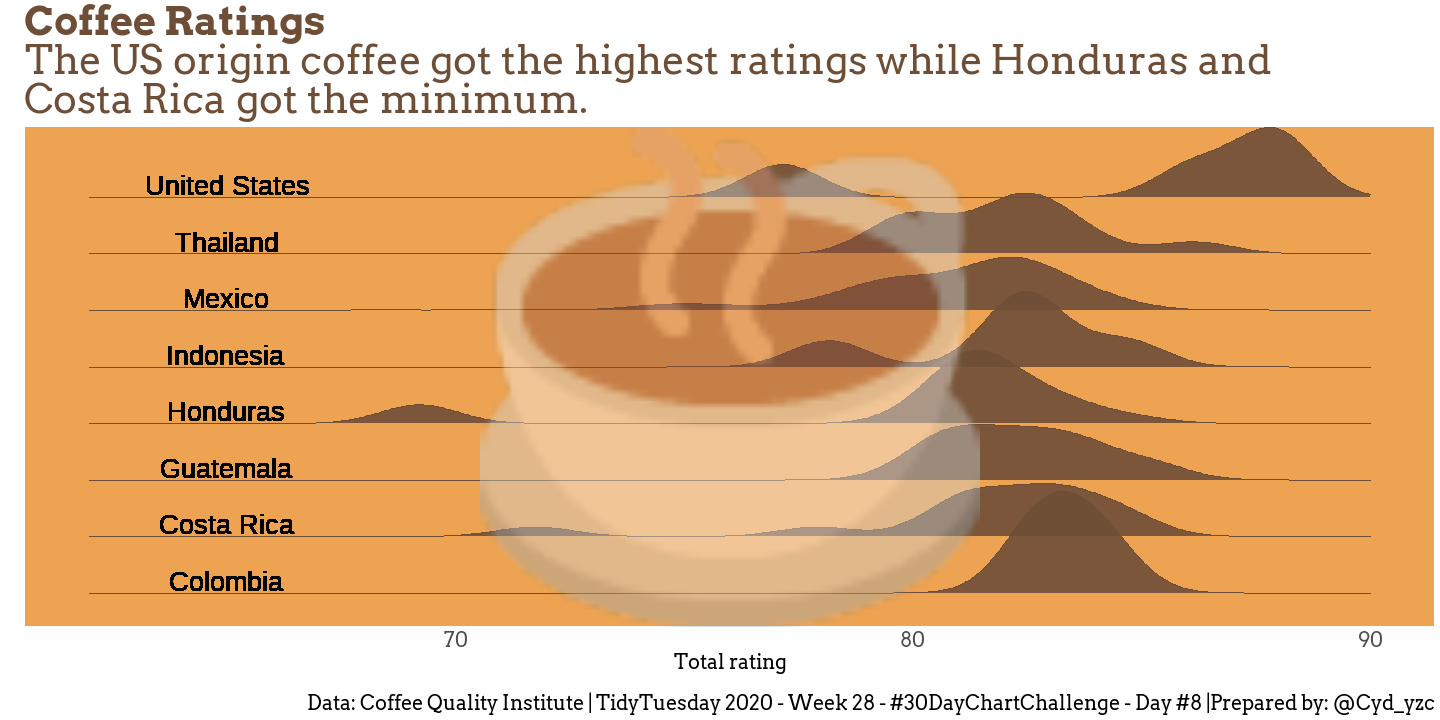

Recreate this plot in R.
library(ggplot2) 
library(tidyverse) 
library(dplyr) 
library(ggridges)
library(showtext)
install.packages("remotes")
remotes::install_github("dill/emoGG")
library(emoGG)

# Data Import

tuesdata <- tidytuesdayR::tt_load(2020, week = 28)

data8 <- tuesdata$coffee_ratings
 table(data8$processing_method)

summary(data8$altitude_mean_meters)

data8_final <- data8 %>%
  drop_na(altitude_mean_meters,
          processing_method) %>%
  filter(altitude_mean_meters < 2000,
         unit_of_measurement == "m",
         bag_weight == "1 kg",
         !country_of_origin %in% c("Tanzania, United Republic Of",
                                   "Taiwan",
                                   "Nicaragua",
                                   "Kenya",
                                   "Japan",
                                   "El Salvador",
                                   "Cote d?Ivoire",
                                   "Brazil")) %>%
  mutate(hex_c = "#6F4E37")

font_add_google(name = "Arvo",   
                family = "ks")
showtext_auto()

fa <- fontawesome('fa-coffee')

# Plot

 p <- ggplot(data8_final, aes(y = country_of_origin)) +
   geom_density_ridges(aes(x = total_cup_points, fill = country_of_origin),   
      alpha = 0.9, color = "#6F4E37", from = 62, to = 90) +
   geom_text(aes(label = "United States", x = 65, y = 8.2), size = 7) +
   geom_text(aes(label = "Thailand", x = 65, y = 7.2), size = 7) +
   geom_text(aes(label = "Mexico", x = 65, y = 6.2), size = 7) +
   geom_text(aes(label = "Indonesia", x = 65, y = 5.2), size = 7) +
   geom_text(aes(label = "Honduras", x = 65, y = 4.2), size = 7) +
   geom_text(aes(label = "Guatemala", x = 65, y = 3.2), size = 7) +
   geom_text(aes(label = "Costa Rica", x = 65, y = 2.2), size = 7) +
   geom_text(aes(label = "Colombia", x = 65, y = 1.2), size = 7) +
   scale_fill_cyclical(values = c("#6F4E37")) +
   add_emoji(emoji = "2615") +
   coord_cartesian(clip = "off") +
   labs(x = "Total rating",
        y = "",
       title = "<span style='color:#6F4E37;'font-size:14pt>**Coffee Ratings**   
    <span>The US origin coffee got the highest ratings while Honduras and <span><br>Costa Rica got the minimum.</span>",
        caption = "\nData: Coffee Quality Institute | TidyTuesday 2020 - Week 28 - #30DayChartChallenge - Day #8 |Prepared by: @Cyd_yzc") +
         theme(
         text = element_text(family = "ks"),
         panel.background = element_rect(fill = "#EEA352"),
         panel.grid = element_blank(),
         axis.ticks = element_blank(),
         axis.text.y = element_blank(),
         axis.text.x = element_text(size = 15),
         axis.title.x = element_text(size = 15),
         plot.title = element_markdown(size = 30),
         plot.caption = element_text(size = 15))
 
 # Save the Plot
 
 ggsave("Day8.png", p, width = 20, height = 10, dpi = 72)
 
 
